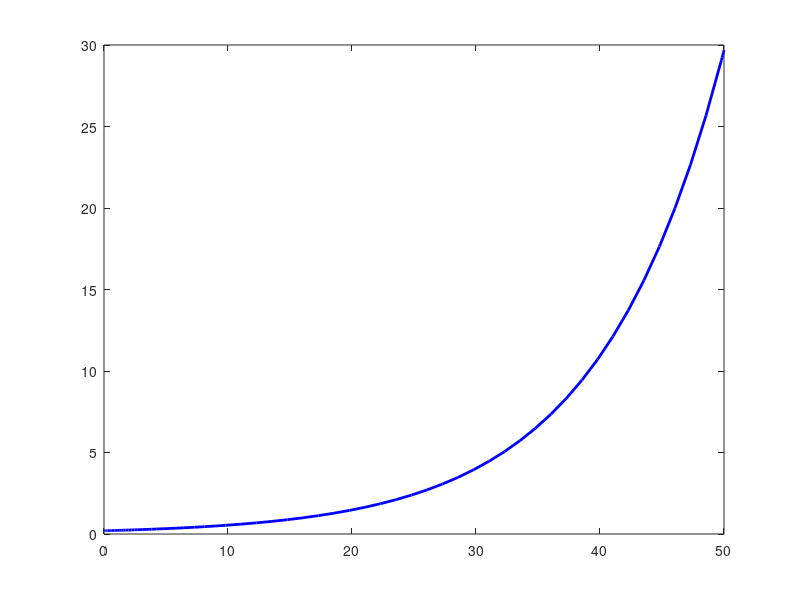

MATLAB code to generate this figure:
mu = 0.1;        
X0 = 0.2;        
t = [0 50]; 
dXdt = @(t, X) mu * X;
[t, X] = ode45(dXdt, t, X0);

plot(t, X,'b-', 'LineWidth', 2)

